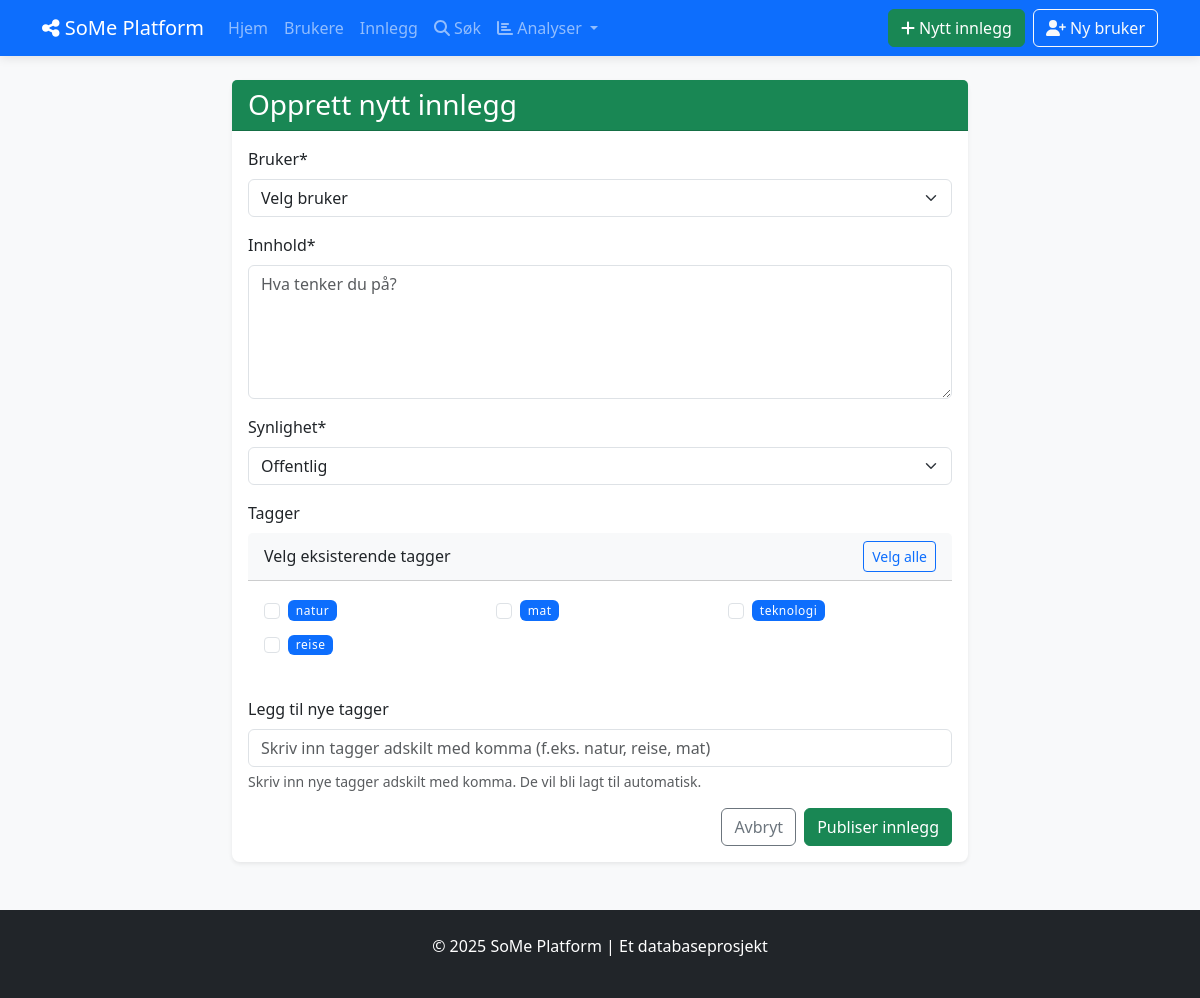
Page /posts/create on the earlier database version.
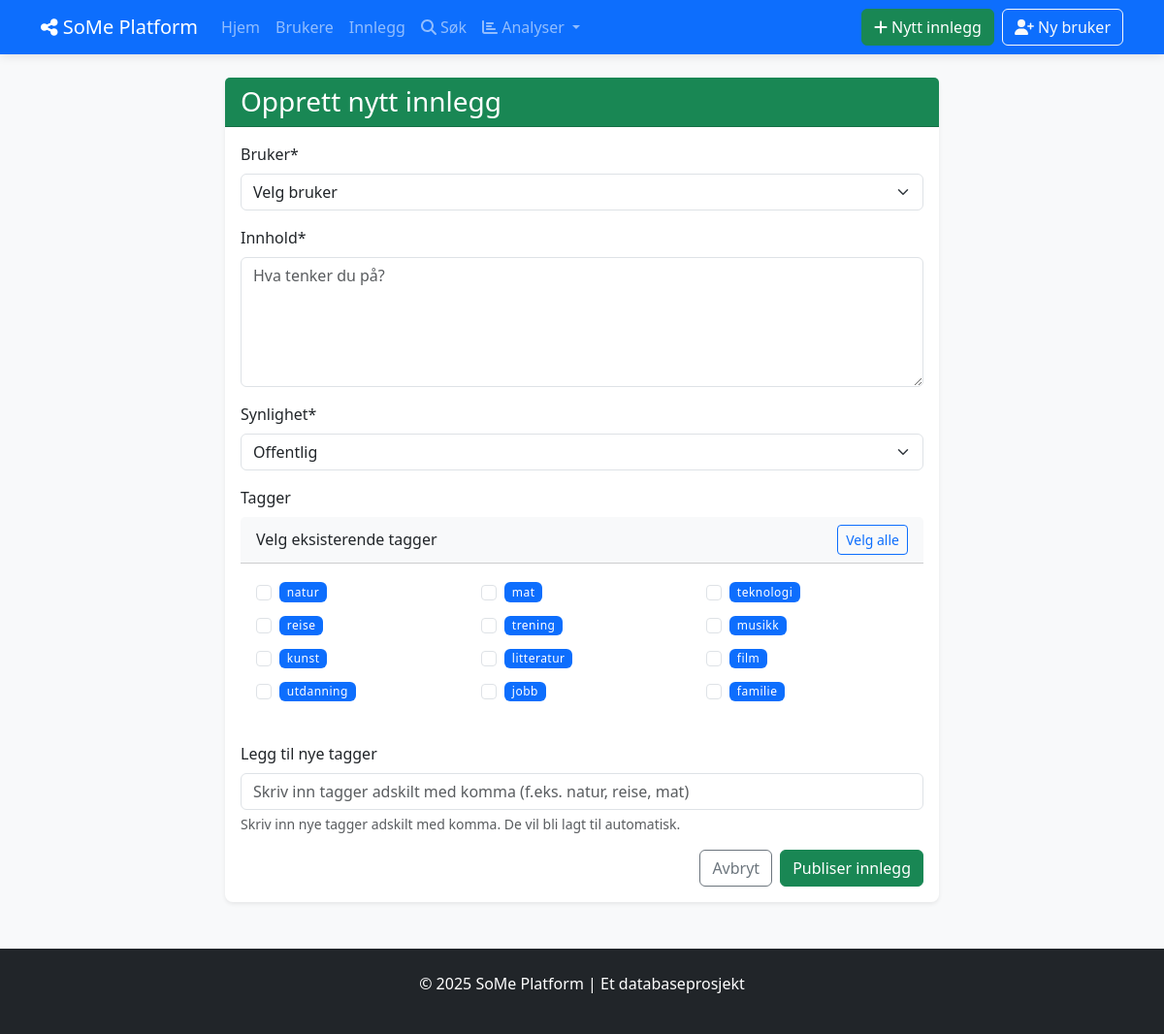
Same page on the later database version.
### tables this page shows
CREATE TABLE TAGGER (
            tag_id INTEGER PRIMARY KEY AUTOINCREMENT,
            navn TEXT NOT NULL UNIQUE,
            beskrivelse TEXT
        );

### social_media_app/app.py (the view)
@app.route('/posts/create', methods=['GET'])
def show_create_post():
    with Database() as db:
        users = db.fetchall("SELECT bruker_id, brukernavn FROM BRUKERE WHERE status = 'aktiv'")
        tags = db.fetchall("SELECT * FROM TAGGER")
    return render_template('posts/create.html', users=users, tags=tags)

### social_media_app/db_config.py (called while the page is built)
    def __enter__(self):
        return self

    def __exit__(self, exc_type, exc_val, exc_tb):
        self.cursor.close()
        if self.conn:
            self.conn.close()

    def fetchall(self, sql, params=None):
        self.cursor.execute(sql, params or ())
        return self.cursor.fetchall()

### social_media_app/templates/posts/create.html (shortened to what this page needs)
{% extends "base.html" %}
{% block content %}
<div class="row justify-content-center">
    <div class="col-md-8">
        <div class="card shadow-sm">
            <div class="card-header bg-success text-white">
                <h1 class="h3 mb-0">Opprett nytt innlegg</h1>
            </div>
            <div class="card-body">
                <form action="{{ url_for('create_post') }}" method="post">
                    <div class="mb-3">
                        <label for="bruker_id" class="form-label">Bruker*</label>
                        <select class="form-select" id="bruker_id" name="bruker_id" required>
                            <option value="" selected disabled>Velg bruker</option>
                        </select>
                    </div>
                    <div class="mb-3">
                        <label for="innhold" class="form-label">Innhold*</label>
                        <textarea class="form-control" id="innhold" name="innhold" rows="5" required
                                  placeholder="Hva tenker du på?"></textarea>
                    </div>
                    <div class="mb-3">
                        <label for="synlighet" class="form-label">Synlighet*</label>
                        <select class="form-select" id="synlighet" name="synlighet" required>
                            <option value="offentlig" selected>Offentlig</option>
                        </select>
                    </div>
                    <div class="mb-3">
                        <label class="form-label">Tagger</label>
                        <div class="card mb-3">
                            <div class="card-header bg-light d-flex justify-content-between align-items-center">
                                <span>Velg eksisterende tagger</span>
                                <button type="button" class="btn btn-sm btn-outline-primary" id="selectAllTags">Velg alle</button>
                            </div>
                            <div class="card-body tag-selection-area">
                                <div class="row">
                                    {% for tag in tags %}
                                        <div class="col-md-4 mb-2">
                                            <div class="form-check d-flex align-items-center">
                                                <input class="form-check-input tag-checkbox" type="checkbox" value="{{ tag.tag_id }}"
                                                       id="tag{{ tag.tag_id }}" name="tags">
                                                <label class="form-check-label ms-2" for="tag{{ tag.tag_id }}">
                                                    <span class="badge bg-primary">{{ tag.navn }}</span>
                                                </label>
                                            </div>
                                        </div>
                                    {% endfor %}
                                </div>
                            </div>
                        </div>
                    </div>
                    <div class="mb-3">
                        <label for="new_tags" class="form-label">Legg til nye tagger</label>
                        <div class="input-group">
                            <input type="text" class="form-control" id="new_tags" name="new_tags"
                                   placeholder="Skriv inn tagger adskilt med komma (f.eks. natur, reise, mat)">
                        </div>
                        <div class="form-text">Skriv inn nye tagger adskilt med komma. De vil bli lagt til automatisk.</div>
                    </div>
                    <div class="d-grid gap-2 d-md-flex justify-content-md-end">
                        <a href="{{ url_for('list_posts') }}" class="btn btn-outline-secondary">Avbryt</a>
                        <button type="submit" class="btn btn-success">Publiser innlegg</button>
                    </div>
                </form>
            </div>
        </div>
    </div>
</div>
{% endblock %}

Differences in the rows shown:
added TAGGER: navn "trening"
added TAGGER: navn "musikk"
added TAGGER: navn "kunst"
added TAGGER: navn "litteratur"
added TAGGER: navn "film"
added TAGGER: navn "utdanning"
added TAGGER: navn "jobb"
added TAGGER: navn "familie"
